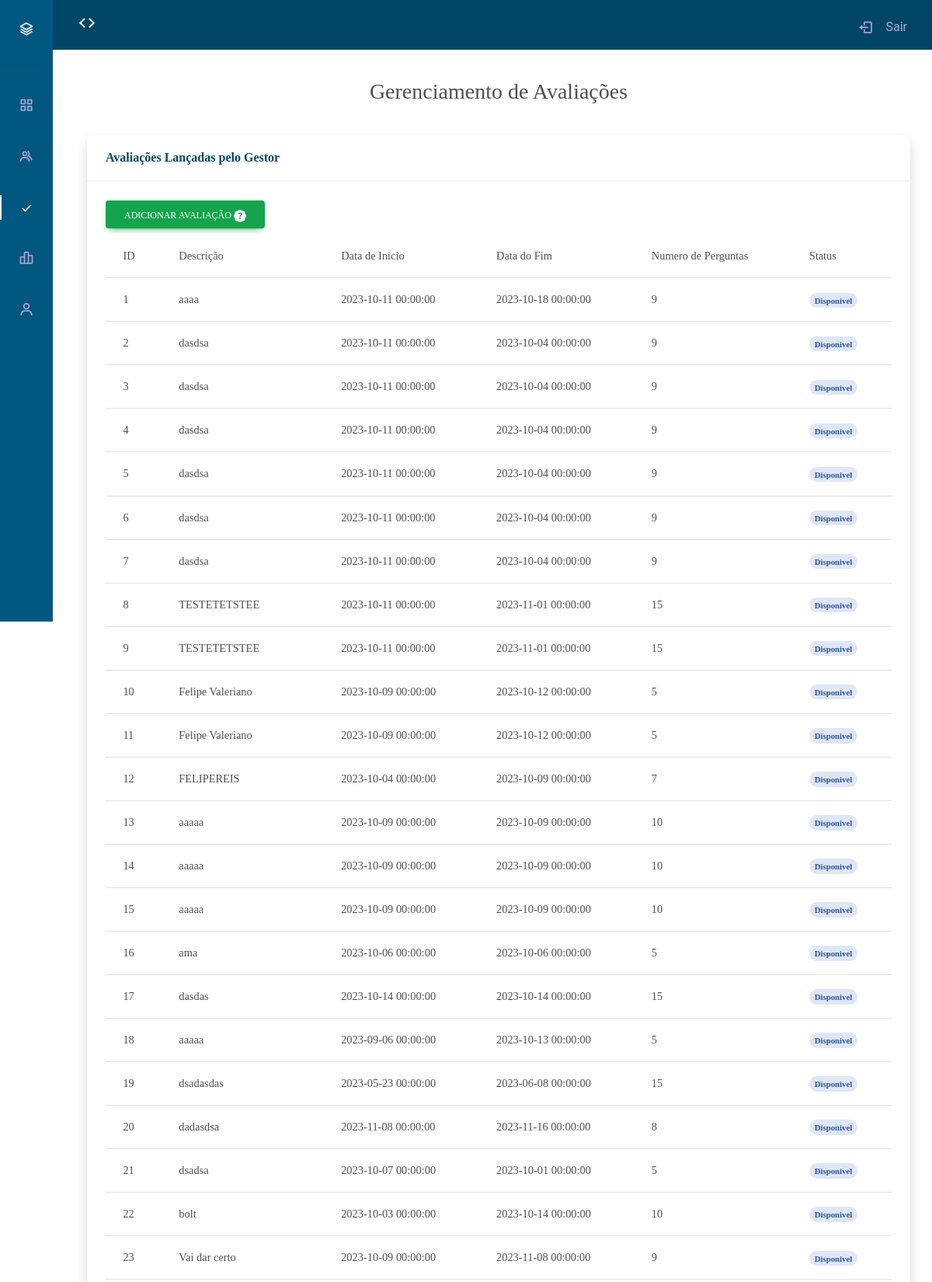
Screenshot of /GESTOR/PESQUISAS/Base/Pesquisas.php (signed in, upper part) with the database file from the repository.
### tables this page shows
CREATE TABLE `tb_questionario` (
  `idTB_Questionario` int NOT NULL,
  `TB_Gestor_idTB_Gestor` int NOT NULL,
  `Questionario_Descricao` varchar(255) DEFAULT NULL,
  `Questionario_Inicio` datetime DEFAULT NULL,
  `Questionario_Fim` datetime DEFAULT NULL,
  `Questionario_Qta_Perguntas` int DEFAULT NULL,
  `Questionario_Status` tinyint(1) DEFAULT NULL
);

### GESTOR/PESQUISAS/Base/Pesquisas.php (the view, shortened to what this page needs)
<?php
include('../../../CONEXAOPHP/conexao.php');
$cpf = $_SESSION['cpf'];
$procedure = "select idTB_Gestor, Gestor_Foto from TB_Gestor where Gestor_CPF = '$cpf'";
$sql = mysqli_query($conn, $procedure) or die(mysqli_error($conn));
while ($dados = mysqli_fetch_assoc($sql)) {
    $idTB_Gestor = $dados['idTB_Gestor'];
}
?>
<!DOCTYPE html>
<html lang="en">
<head>
    <link rel="stylesheet" href="https://cdn.jsdelivr.net/npm/bootstrap@5.0.0-beta1/dist/css/bootstrap.min.css">
    <link rel="stylesheet" href="https://cdn.jsdelivr.net/npm/boxicons@latest/css/boxicons.min.css">
    <link rel="stylesheet" href="../../PROFILE/assets/bootstrap/css/profile.css">
    <link rel="stylesheet" href="assets/fonts/fontawesome-all.min.css">
    <link rel="stylesheet" href="assets/fonts/fontawesome-all.min.css">
    <link href="https://cdnjs.cloudflare.com/ajax/libs/mdb-ui-kit/6.4.2/mdb.min.css" rel="stylesheet"/>
</head>
<body id="body-pd">
    <header class="header" id="header">
        <div style="color: white;" class="header_toggle "> <i class='bx bx-expand-horizontal' id="header-toggle"></i> </div>
        <a href="../../../LOGOFF/verifica_autenticacao.php" id="btn-sair" class="nav_link"> <i class='bx bx-log-out nav_icon'></i> <span class="nav_name">Sair</span> </a>
    </header>
    <main>
        <div class="l-navbar" id="nav-bar">
            <nav class="nav">
                <div> <a href="../../LOGIN/teladelogin.php" class="nav_logo"> <i class='bx bx-layer nav_logo-icon' ></i> <span class="nav_logo-name">Autorating</span> </a>
                <hr>
                    <div class="nav_list mt-4">
                        <a href="../../MENU/menu.php" class="nav_link"> <i class='bx bx-grid-alt nav_icon'></i> <span class="nav_name">Menu</span> </a>
                        <a href="../../COLEGAS/colegas.php" class="nav_link" > <i class='bx bx-group nav_icon'></i> <span class="nav_name">Meu departamento</span> </a>
                        <a href="../../PESQUISAS/Base/Pesquisas.php" class="nav_link active"> <i class='bx bx-check nav_icon'></i> <span class="nav_name">Realizadas</span> </a>
                        <a href="../../Dashboard/dashboard.php" class="nav_link "> <i class='bx bx-bar-chart-alt-2 nav_icon'></i> <span class="nav_name">Dashboard</span> </a>
                        <a href="../../profile/profile.php" class="nav_link "> <i class='bx bx-user nav_icon'></i> <span class="nav_name">Dados Pessoais</span> </a>
                    </div>
                </div>
            </nav>
        </div>
        <br>
        <br>
        <br>
        <blockquote class="blockquote text-center">
            <h3 class="mb-1 p-4" >Gerenciamento de Avaliações</h3>
        </blockquote>
            <div id="wrapper mb- p-4">
                <div class="d-flex flex-column" id="content-wrapper">
                    <div id="content">
                        <div class="container-fluid">
                            <div class="card shadow">
                                <div class="card-header py-3">
                                    <p class=" m-0 fw-bold" style=" color: rgb(1, 70, 102);">Avaliações Lançadas pelo Gestor</p>
                                </div>
                                <div class="card-body">
                                    <div class="row">
                                        <div class="col-md-6 text-nowrap">
                                        <a href="CRUD_pesquisas/insert_pesquisas.php"><button type="button" class="btn btn-success">Adicionar Avaliação
                                            </button></a>
                                        </div>
                                        <div class="col-md-6">
                                        </div>
                                    </div>
                                    <div class="table-responsive table mt-2" id="dataTable" role="grid" aria-describedby="dataTable_info">
                                        <table class="table">
                                            <thead>
                                                <tr>
                                                    <th scope="col">ID</th>
                                                    <th scope="col">Descrição</th>
                                                    <th scope="col">Data de Inicio</th>
                                                    <th scope="col">Data do Fim</th>
                                                    <th scope="col">Numero de Perguntas</th>
                                                    <th scope="col">Status</th>
                                                </tr>
                                            </thead>
                                            <?php
                                                $procedure = "SELECT *
                                                FROM tb_gestor AS g
                                                INNER JOIN tb_questionario AS q
                                                ON g.idTB_Gestor  = q.TB_Gestor_idTB_Gestor
                                                WHERE q.TB_Gestor_idTB_Gestor = '$idTB_Gestor'";
                                                $sql = mysqli_query($conn, $procedure) or die(mysqli_error($conn));
                                                while ($dados = mysqli_fetch_assoc($sql)){
                                                    $Questionario_Inicio  = $dados['Questionario_Inicio'];
                                                    $Questionario_Fim  = $dados['Questionario_Fim'];
                                                    $Questionario_Qta_Perguntas = $dados['Questionario_Qta_Perguntas'];
                                                    $Questionario_Descricao  = $dados['Questionario_Descricao'];
                                                    $idTB_Questionario  =  $dados['idTB_Questionario'];
                                                    ?>
                                                <tr>
                                                     <td><?php echo $idTB_Questionario   ?></td>
                                                     <td><?php echo substr($Questionario_Descricao, 0, 20)   ?></td>
                                                    <td><?php echo $Questionario_Inicio  ?></td>
                                                    <td><?php echo $Questionario_Fim  ?></td>
                                                    <td><?php echo $Questionario_Qta_Perguntas  ?></td>
                                                    <td>
                                                    <span class="badge badge-primary rounded-pill d-inline">Disponivel</span>
                                                    </td>
                                                </tr>
                                           <?php } ?>
                                        </table>
                                    </div>
                                </div>
                            </div>
                        </div>
                    </div>
                </div>
            </div>
    </main>
</body>
</html>

### rows the page displays
tb_questionario: idTB_Questionario "1", Questionario_Descricao "aaaa", Questionario_Inicio "2023-10-11 00:00:00", Questionario_Fim "2023-10-18 00:00:00", Questionario_Qta_Perguntas "9"
tb_questionario: idTB_Questionario "2", Questionario_Descricao "dasdsa", Questionario_Inicio "2023-10-11 00:00:00", Questionario_Fim "2023-10-04 00:00:00", Questionario_Qta_Perguntas "9"
tb_questionario: idTB_Questionario "3", Questionario_Descricao "dasdsa", Questionario_Inicio "2023-10-11 00:00:00", Questionario_Fim "2023-10-04 00:00:00", Questionario_Qta_Perguntas "9"
tb_questionario: idTB_Questionario "4", Questionario_Descricao "dasdsa", Questionario_Inicio "2023-10-11 00:00:00", Questionario_Fim "2023-10-04 00:00:00", Questionario_Qta_Perguntas "9"
tb_questionario: idTB_Questionario "5", Questionario_Descricao "dasdsa", Questionario_Inicio "2023-10-11 00:00:00", Questionario_Fim "2023-10-04 00:00:00", Questionario_Qta_Perguntas "9"
tb_questionario: idTB_Questionario "6", Questionario_Descricao "dasdsa", Questionario_Inicio "2023-10-11 00:00:00", Questionario_Fim "2023-10-04 00:00:00", Questionario_Qta_Perguntas "9"
tb_questionario: idTB_Questionario "7", Questionario_Descricao "dasdsa", Questionario_Inicio "2023-10-11 00:00:00", Questionario_Fim "2023-10-04 00:00:00", Questionario_Qta_Perguntas "9"
tb_questionario: idTB_Questionario "8", Questionario_Descricao "TESTETETSTEE", Questionario_Inicio "2023-10-11 00:00:00", Questionario_Fim "2023-11-01 00:00:00", Questionario_Qta_Perguntas "15"
tb_questionario: idTB_Questionario "9", Questionario_Descricao "TESTETETSTEE", Questionario_Inicio "2023-10-11 00:00:00", Questionario_Fim "2023-11-01 00:00:00", Questionario_Qta_Perguntas "15"
tb_questionario: idTB_Questionario "10", Questionario_Descricao "Felipe Valeriano", Questionario_Inicio "2023-10-09 00:00:00", Questionario_Fim "2023-10-12 00:00:00", Questionario_Qta_Perguntas "5"
tb_questionario: idTB_Questionario "11", Questionario_Descricao "Felipe Valeriano", Questionario_Inicio "2023-10-09 00:00:00", Questionario_Fim "2023-10-12 00:00:00", Questionario_Qta_Perguntas "5"
tb_questionario: idTB_Questionario "12", Questionario_Descricao "FELIPEREIS", Questionario_Inicio "2023-10-04 00:00:00", Questionario_Fim "2023-10-09 00:00:00", Questionario_Qta_Perguntas "7"
tb_questionario: idTB_Questionario "13", Questionario_Descricao "aaaaa", Questionario_Inicio "2023-10-09 00:00:00", Questionario_Fim "2023-10-09 00:00:00", Questionario_Qta_Perguntas "10"
tb_questionario: idTB_Questionario "14", Questionario_Descricao "aaaaa", Questionario_Inicio "2023-10-09 00:00:00", Questionario_Fim "2023-10-09 00:00:00", Questionario_Qta_Perguntas "10"
tb_questionario: idTB_Questionario "15", Questionario_Descricao "aaaaa", Questionario_Inicio "2023-10-09 00:00:00", Questionario_Fim "2023-10-09 00:00:00", Questionario_Qta_Perguntas "10"
tb_questionario: idTB_Questionario "16", Questionario_Descricao "ama", Questionario_Inicio "2023-10-06 00:00:00", Questionario_Fim "2023-10-06 00:00:00", Questionario_Qta_Perguntas "5"
tb_questionario: idTB_Questionario "17", Questionario_Descricao "dasdas", Questionario_Inicio "2023-10-14 00:00:00", Questionario_Fim "2023-10-14 00:00:00", Questionario_Qta_Perguntas "15"
tb_questionario: idTB_Questionario "18", Questionario_Descricao "aaaaa", Questionario_Inicio "2023-09-06 00:00:00", Questionario_Fim "2023-10-13 00:00:00", Questionario_Qta_Perguntas "5"
tb_questionario: idTB_Questionario "19", Questionario_Descricao "dsadasdas", Questionario_Inicio "2023-05-23 00:00:00", Questionario_Fim "2023-06-08 00:00:00", Questionario_Qta_Perguntas "15"
tb_questionario: idTB_Questionario "20", Questionario_Descricao "dadasdsa", Questionario_Inicio "2023-11-08 00:00:00", Questionario_Fim "2023-11-16 00:00:00", Questionario_Qta_Perguntas "8"
tb_questionario: idTB_Questionario "21", Questionario_Descricao "dsadsa", Questionario_Inicio "2023-10-07 00:00:00", Questionario_Fim "2023-10-01 00:00:00", Questionario_Qta_Perguntas "5"
tb_questionario: idTB_Questionario "22", Questionario_Descricao "bolt", Questionario_Inicio "2023-10-03 00:00:00", Questionario_Fim "2023-10-14 00:00:00", Questionario_Qta_Perguntas "10"
tb_questionario: idTB_Questionario "23", Questionario_Descricao "Vai dar certo", Questionario_Inicio "2023-10-09 00:00:00", Questionario_Fim "2023-11-08 00:00:00", Questionario_Qta_Perguntas "9"
